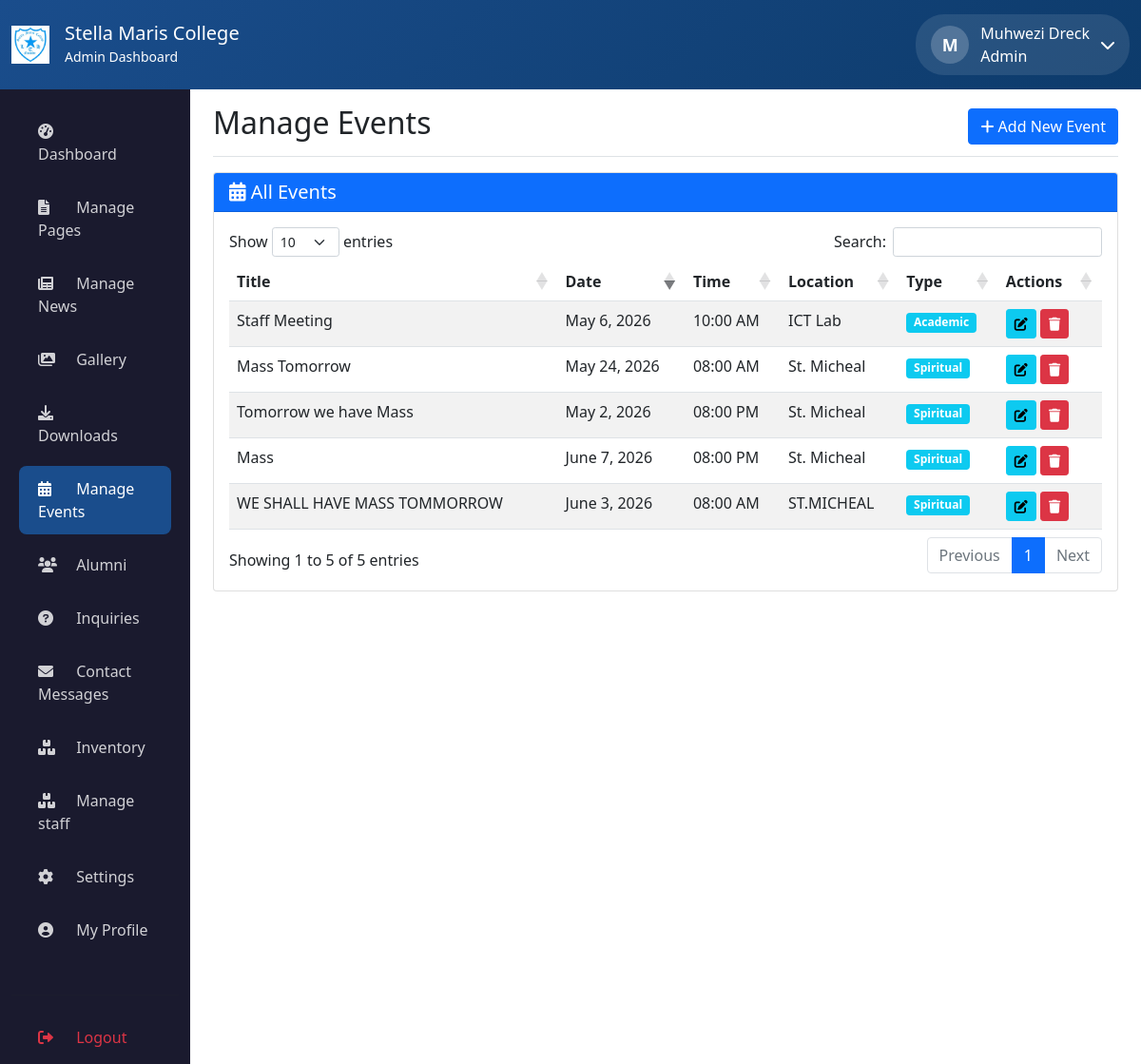
The app's page /admin/manage-events.php (signed in) with its own data.
### tables this page shows
CREATE TABLE `events` (
  `id` int(11) NOT NULL,
  `title` varchar(200) NOT NULL,
  `description` text DEFAULT NULL,
  `event_date` date NOT NULL,
  `event_time` time DEFAULT NULL,
  `location` varchar(200) DEFAULT NULL,
  `event_type` varchar(50) DEFAULT NULL,
  `image_path` varchar(255) DEFAULT NULL,
  `created_at` timestamp NOT NULL DEFAULT current_timestamp()
);

### admin/manage-events.php (the view, shortened to what this page needs)
<?php
$db = new Database();
$conn = $db->getConnection();
$events = $conn->query("SELECT * FROM events ORDER BY event_date DESC")->fetchAll(PDO::FETCH_ASSOC);
?>
<!DOCTYPE html>
<html lang="en">
<head>
    <link href="https://cdn.jsdelivr.net/npm/bootstrap@5.1.3/dist/css/bootstrap.min.css" rel="stylesheet">
    <link href="https://cdn.datatables.net/1.11.5/css/dataTables.bootstrap5.min.css" rel="stylesheet">
    <link rel="stylesheet" href="https://cdnjs.cloudflare.com/ajax/libs/font-awesome/6.0.0/css/all.min.css">
</head>
<body>
    <?php include 'includes/header.php'; ?>
    <div class="container-fluid">
        <div class="row">
            <?php include 'sidebar.php'; ?>
            <main class="col-md-9 col-lg-10 ms-sm-auto px-md-4 admin-main-content">
                <div class="d-flex justify-content-between flex-wrap flex-md-nowrap align-items-center pt-3 pb-2 mb-3 border-bottom">
                    <h1 class="h2">Manage Events</h1>
                    <button class="btn btn-primary" data-bs-toggle="modal" data-bs-target="#addEventModal">
                        <i class="fas fa-plus"></i> Add New Event
                    </button>
                </div>
                <div class="card">
                    <div class="card-header bg-primary text-white">
                        <h5 class="mb-0"><i class="fas fa-calendar-alt"></i> All Events</h5>
                    </div>
                    <div class="card-body">
                        <table class="table table-striped" id="eventsTable">
                            <thead>
                                <tr>
                                    <th>Title</th>
                                    <th>Date</th>
                                    <th>Time</th>
                                    <th>Location</th>
                                    <th>Type</th>
                                    <th>Actions</th>
                                </tr>
                            </thead>
                            <tbody>
                                <?php foreach($events as $event): ?>
                                <tr>
                                    <td><?php echo htmlspecialchars($event['title']); ?></td>
                                    <td><?php echo date('F j, Y', strtotime($event['event_date'])); ?></td>
                                    <td><?php echo date('h:i A', strtotime($event['event_time'])); ?></td>
                                    <td><?php echo htmlspecialchars($event['location']); ?></td>
                                    <td>
                                        <span class="badge bg-info"><?php echo htmlspecialchars($event['event_type']); ?></span>
                                    </td>
                                    <td>
                                        <button class="btn btn-sm btn-info" onclick='editEvent(<?php echo json_encode($event); ?>)'>
                                            <i class="fas fa-edit"></i>
                                        </button>
                                        <button class="btn btn-sm btn-danger" onclick="deleteEvent(<?php echo $event['id']; ?>, '<?php echo addslashes($event['title']); ?>')">
                                            <i class="fas fa-trash"></i>
                                        </button>
                                    </td>
                                </tr>
                                <?php endforeach; ?>
                            </tbody>
                        </table>
                    </div>
                </div>
            </main>
        </div>
    </div>
</body>
</html>

### records on screen
events: title "Mass", event_date "June 7, 2026", event_time "08:00 PM", location "St. Micheal", event_type "Spiritual"
events: title "WE SHALL HAVE MASS TOMMORROW", event_date "June 3, 2026", event_time "08:00 AM", location "ST.MICHEAL", event_type "Spiritual"
events: title "Mass Tomorrow", event_date "May 24, 2026", event_time "08:00 AM", location "St. Micheal", event_type "Spiritual"
events: title "Staff Meeting", event_date "May 6, 2026", event_time "10:00 AM", location "ICT Lab", event_type "Academic"
events: title "Tomorrow we have Mass", event_date "May 2, 2026", event_time "08:00 PM", location "St. Micheal", event_type "Spiritual"

### other values on screen
substr($full_name, 0, 1) "M"
$full_name "Muhwezi Dreck"
$role "Admin"
